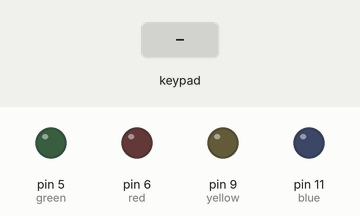
A sketch run on a simulated Arduino Uno, built with avr-gcc and run on an emulated ATmega328P. Parts: output pins drawn as LEDs (lit = HIGH). Inputs (shaded band) come from the test bench. What the sketch prints to the serial monitor is not drawn.

Above: at 1.2 s.
1.3 s: key 'U' pressed
At 1.9 s:
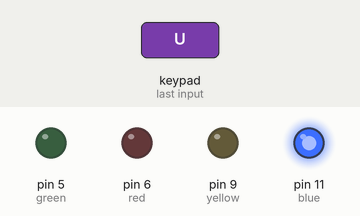
2.8 s: key 'L' pressed
At 4.0 s:
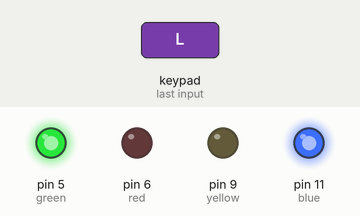
4.3 s: key 'D' pressed
At 5.4 s:
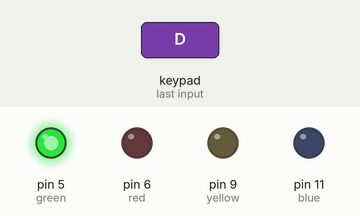
5.8 s: key 'S' pressed
At 6.4 s:
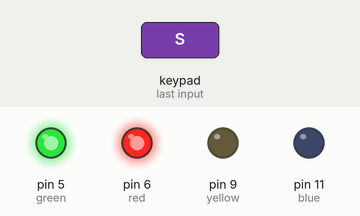
7.3 s: key 'R' pressed
At 7.6 s:
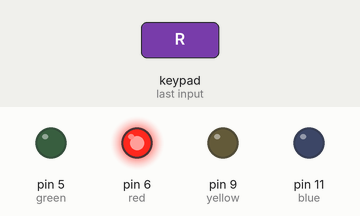
8.8 s: key 'T' pressed
At 10.0 s:
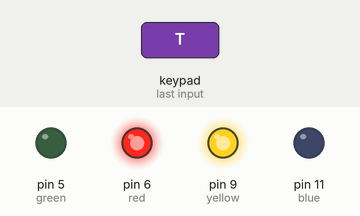
Timing chart, 0 to 11.3 s (numbered marks = the images above; inputs shaded):
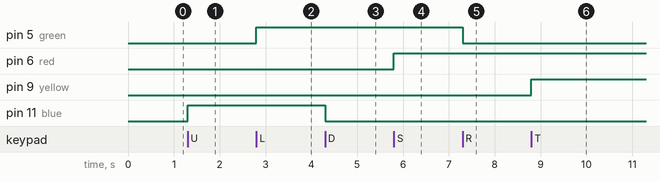

The sketch:

Gamepad_LED.ino
```cpp
/*
   Gamepad module provides three different mode namely Digital, JoyStick and Accerleometer.

   You can reduce the size of library compiled by enabling only those modules that you want to
   use. For this first define CUSTOM_SETTINGS followed by defining INCLUDE_modulename.

   Explore more on: https://thestempedia.com/docs/dabble/game-pad-module/
*/
#define CUSTOM_SETTINGS
#define INCLUDE_GAMEPAD_MODULE
#include <Dabble.h>
const int green = 5;
const int red = 6;
const int yellow = 9;
const int blue = 11;

void setup() {
  Serial.begin(250000);      // make sure your Serial Monitor is also set at this baud rate.
  Dabble.begin(9600);      //Enter baudrate of your bluetooth.Connect bluetooth on Bluetooth port present on evive.
  pinMode(green, OUTPUT);
  pinMode(red, OUTPUT);
  pinMode(yellow, OUTPUT);
  pinMode(blue, OUTPUT);
}

void loop() {
  Dabble.processInput();             //this function is used to refresh data obtained from smartphone.Hence calling this function is mandatory in order to get data properly from your mobile.
  Serial.print("KeyPressed: ");
  if (GamePad.isUpPressed())
  {
    Serial.print("UP");
    digitalWrite(blue, HIGH);
  }

  if (GamePad.isDownPressed())
  {
    Serial.print("DOWN");
    digitalWrite(blue, LOW);
  }

  if (GamePad.isLeftPressed())
  {
    Serial.print("Left");
    digitalWrite(green, HIGH);
  }

  if (GamePad.isRightPressed())
  {
    Serial.print("Right");
    digitalWrite(green, LOW);
  }

  if (GamePad.isSquarePressed())
  {
    Serial.print("Square");
    digitalWrite(red, HIGH);
  }

  if (GamePad.isCirclePressed())
  {
    Serial.print("Circle");
    digitalWrite(red, LOW);
  }

  if (GamePad.isCrossPressed())
  {
    Serial.print("Cross");
    digitalWrite(yellow, LOW);
  }

  if (GamePad.isTrianglePressed())
  {
    Serial.print("Triangle");
    digitalWrite(yellow, HIGH);
  }

  if (GamePad.isStartPressed())
  {
    Serial.print("Start");
    digitalWrite(blue, HIGH);
    digitalWrite(green, HIGH);
    digitalWrite(yellow, HIGH);
    digitalWrite(red, HIGH);
  }

  if (GamePad.isSelectPressed())
  {
    Serial.print("Select");
    digitalWrite(blue, LOW);
    digitalWrite(green, LOW);
    digitalWrite(yellow, LOW);
    digitalWrite(red, LOW);
  }
  Serial.print('\t');

  int a = GamePad.getAngle();
  Serial.print("Angle: ");
  Serial.print(a);
  Serial.print('\t');
  int b = GamePad.getRadius();
  Serial.print("Radius: ");
  Serial.print(b);
  Serial.print('\t');
  float c = GamePad.getXaxisData();
  Serial.print("x_axis: ");
  Serial.print(c);
  Serial.print('\t');
  float d = GamePad.getYaxisData();
  Serial.print("y_axis: ");
  Serial.println(d);
  Serial.println();
}
```

Measured:
- after the input at 1.3 s, pin 11 (blue): LOW → HIGH at once
- after the input at 2.8 s, pin 5 (green): LOW → HIGH at once
- after the input at 4.3 s, pin 11 (blue): HIGH → LOW at once
- after the input at 5.8 s, pin 6 (red): LOW → HIGH at once
- after the input at 7.3 s, pin 5 (green): HIGH → LOW at once
- after the input at 8.8 s, pin 9 (yellow): LOW → HIGH at once
